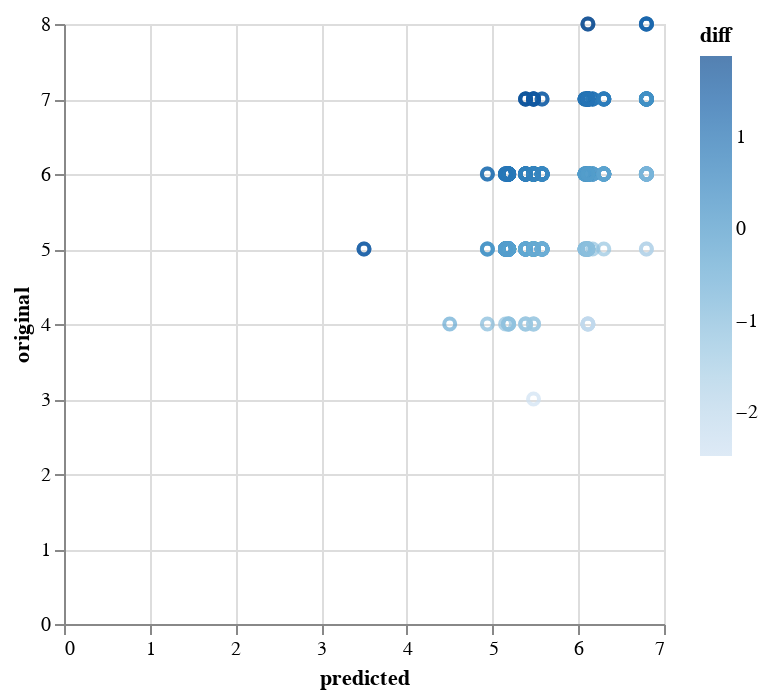

The notebook cell saved with this chart:
### Code cell
alt.Chart(results).mark_point().encode(
    x="predicted",
    y="original",
    color="diff"
    
)

### Figure 1 — Vega-Lite specification as saved in the notebook (floating-point values rounded to 4 significant figures; data arrays with more than 128 entries replaced by an {"elided": "..."} marker saying what was removed)
{"config": {"view": {"continuousWidth": 300, "continuousHeight": 300}}, "data": {"name": "data-1f68b82798b57cba618b370877506ad2"}, "mark": {"type": "point"}, "encoding": {"color": {"field": "diff", "type": "quantitative"}, "x": {"field": "predicted", "type": "quantitative"}, "y": {"field": "original", "type": "quantitative"}}, "$schema": "https://vega.github.io/schema/vega-lite/v5.20.1.json", "datasets": {"data-1f68b82798b57cba618b370877506ad2": {"elided": "480 records"}}}
